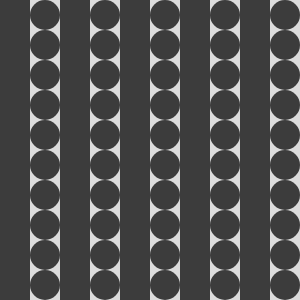
Frame 1 (no input)
Frame 60 (no input): identical to frame 1, image omitted
Frame 120 (the mouse pressed at the canvas centre since frame 60): identical to frame 1, image omitted

The p5.js sketch that drew this single still picture (run headless with seeded random() and noise() and a simulated clock; from frame 60 on, the mouse is pressed at the canvas centre):

// p5.js sketch
// ── sketch.js
function setup() {
  createCanvas(300, 300);
  noStroke();
  fill(60);
}

function draw() {
  background(220);

 let count = 10;
 let cellSize = width / count;

 for(let row = 0; row < count; row++) {
    for(let col = 0; col < count; col++) {
        let x = col * cellSize;
        let y = row * cellSize;

        let even = col % 2 === 0

        if(even) {
            square(x, y, cellSize)
        } else {
            circle(x + cellSize / 2, y + cellSize / 2, cellSize)
        }
    }
 }
}
